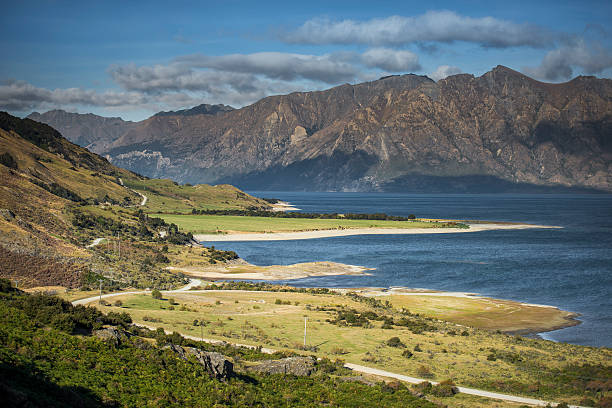
#> input picture Image_Pseudo_color/img.png, 612 x 408 px
$ python Gray_image.py
#> lines starting #> are read from the running program, lines starting #| are printed output that depends on the picture
#How can we convert the RGB image to Gray let see
import cv2 as cv

#first we have to read the path of image

img = cv.imread("img.png")
#> img is the input picture: shape (408, 612, 3); mean B, G, R 104.5, 112.1, 103.5
cv.namedWindow("Test_image",cv.WINDOW_AUTOSIZE)
cv.imshow("Test_image" , img)
cv.waitKey(0)


#converting the image color to gray
gray = cv.cvtColor(img , cv.COLOR_BGR2GRAY)
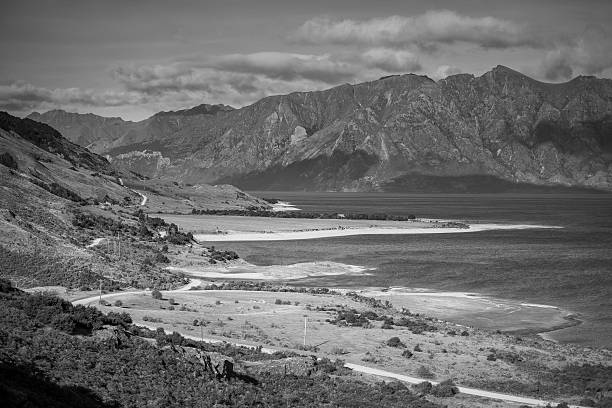
#> gray: shape (408, 612); min 0, max 254, mean 108.7
cv.namedWindow("Gray_image" , cv.WINDOW_AUTOSIZE)
cv.imshow ("Gray_image" , gray)
cv.waitKey(0)


#also we can convert it as

img1 = cv.imread("img1.png", cv.IMREAD_GRAYSCALE)
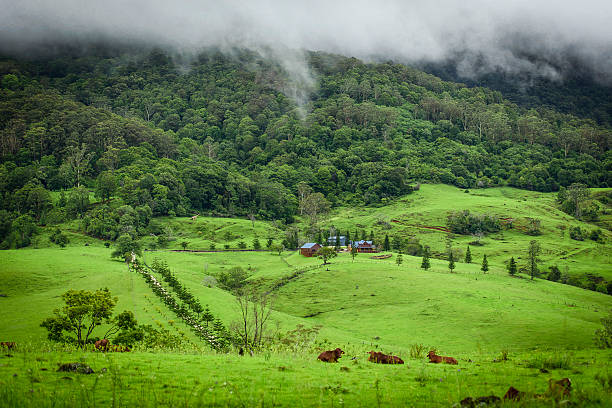
#> input picture Image_Pseudo_color/img1.png, 612 x 408 px
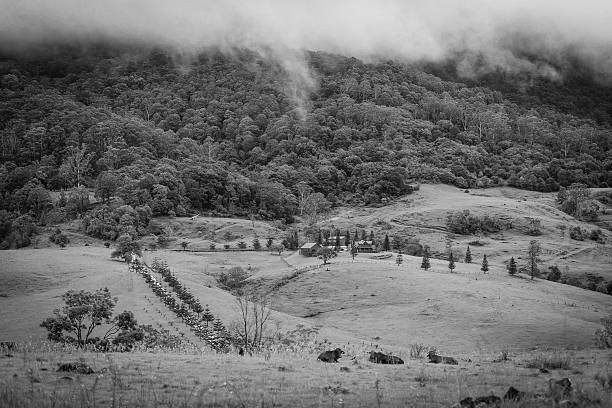
#> img1: shape (408, 612); min 0, max 253, mean 111.6
cv.namedWindow("Gray_imge1", cv.WINDOW_AUTOSIZE)
cv.imshow("Gray_imge1", img1)
cv.waitKey(0)


cv.destroyAllWindows()
